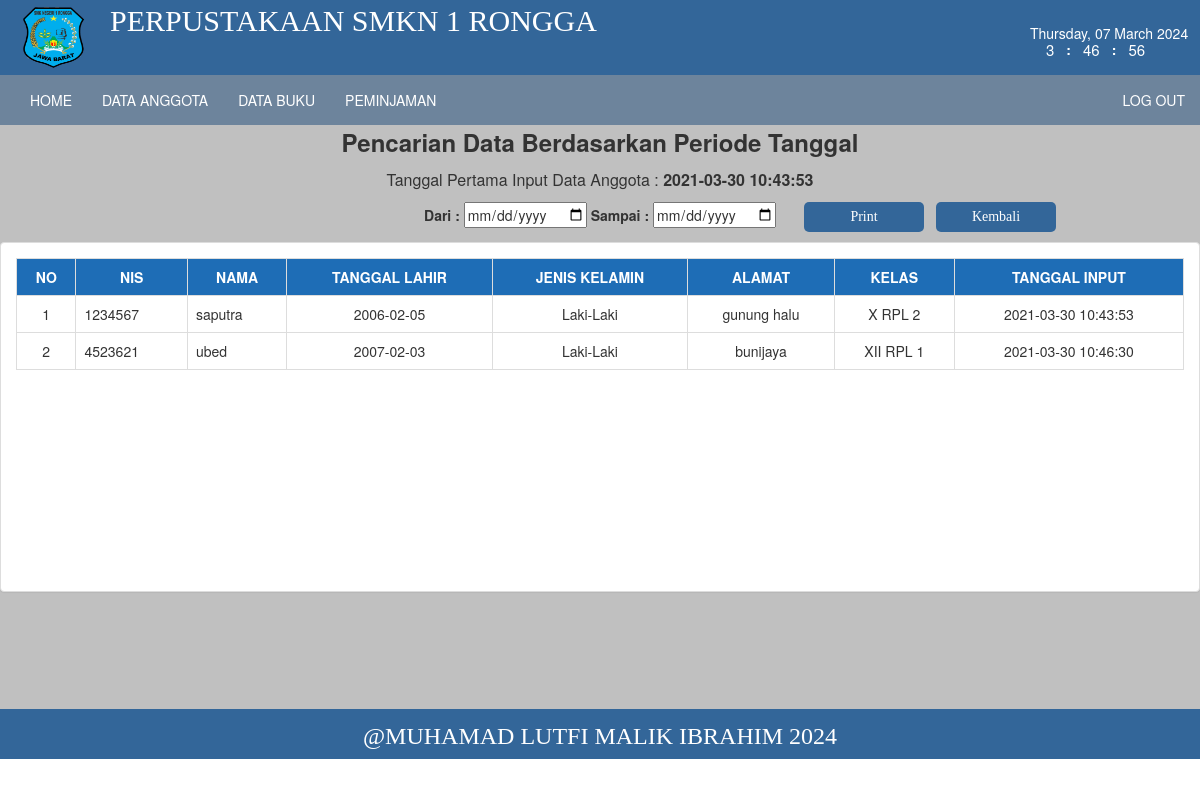
Screenshot of /perpus/index.php?page=rekapanggota (signed in) with the database file from the repository.
### tables this page shows
CREATE TABLE `anggota` (
  `id` int(11) NOT NULL,
  `nis` int(11) NOT NULL,
  `nama` varchar(255) NOT NULL,
  `tgl_lahir` date NOT NULL,
  `jk` enum('Laki-Laki','Perempuan') NOT NULL,
  `alamat` varchar(500) NOT NULL,
  `kelas` enum('X ATPH','XI ATPH','XII ATPH','X TBSM 1','X TBSM 2','XI TBSM 1','XI TBSM 2','XII TBSM 1','XII TBSM 2','X RPL 1','X RPL 2','X RPL 3','XI RPL 1','XI RPL 2','XI RPL 3','XII RPL 1','XII RPL 2','XII RPL 3','XII RPL 4') NOT NULL,
  `tglinput` timestamp NOT NULL DEFAULT current_timestamp() ON UPDATE current_timestamp()
);

### perpus/anggota/rekapanggota.php (the view, shortened to what this page needs)
<head>
<!DOCTYPE html>
<html lang="en">
    <link href="css/bootstrap.min.css" rel="stylesheet">
    <link href="css/bootstrap.min.css" rel="stylesheet">
<link rel="stylesheet" type="text/css" href="css/style.css">
<link rel="stylesheet" type="text/css" href="css/tampil.css">
<link rel="stylesheet" type="text/css" href="css/btn.css">
</head>
<body>
<?php
include "koneksi.php";
  $query= "select * from anggota";
  $tampil= $konek -> query($query);
  $a=$tampil -> fetch_array();
?>
<center>
<form action="index.php?page=printanggota" method="post" name="postform"><center>
  <p align="center"><font size="5"><b>Pencarian Data Berdasarkan Periode Tanggal</b></font></p>
  <p align="center"><font size="3">Tanggal Pertama Input Data Anggota : <b><?php echo "$a[tglinput]"; ?></b></font></p>
<strong> Dari :</strong>&nbsp;<input type="date" name="tanggal_awal" required="">
  <strong> Sampai :</strong>&nbsp;<input type="date" name="tanggal_akhir" required="">
    <input type="submit" name="pencarian" value="Print" class="btnrekap">
    <input type="button" value="Kembali" class="btnrekap" style="margin-left: 11%;" onclick="history.go(-1);">
</form>
</center>
<div class="panel panel-default" style="min-height: 350px;">
<div class="panel-body">
<table class="table table-bordered">
<tr>
<th><center>No</center></th>
<th><center>Nis</center></th>
<th><center>Nama</center></th>
<th><center>Tanggal Lahir</center></th>
<th><center>Jenis Kelamin</center></th>
<th><center>Alamat</center></th>
<th><center>Kelas</center></th>
<th><center>Tanggal Input</center></th>
</tr>
<?php
include "koneksi.php";
$tampil =$konek -> query ("select * from anggota");
while ($a= $tampil -> fetch_array()) {
@$no++;
echo"<tr>
    <td><center>$no</center></td>
    <td>$a[nis]</td>
    <td>$a[nama]</td>
    <td><center>$a[tgl_lahir]</center></td>
    <td><center>$a[jk]</center></td>
    <td><center>$a[alamat]</center></td>
    <td><center>$a[kelas]</center></td>
    <td><center>$a[tglinput]</center></td>
    ";
  }
?>
</table>
</div>
</div>
  </body>
</html>

### perpus/css/style.css (style rules this page uses)
body { background-color:white ; }

### perpus/css/btn.css (style rules this page uses)
.btnrekap { background: #336699; border-radius: 5px; padding: 5px; font-family: tahoma; text-decoration: none; width: 10%; color: #fff; position: absolute; left:67%; border: none; }

### perpus/css/tampil.css (style rules this page uses)
th { background: #1e6db6; color: #fff; text-transform: uppercase; }
.table { font-size: 1em; width: 100%; }

### rows the page displays
anggota: tglinput "2021-03-30 10:43:53", nis "1234567", nama "saputra", tgl_lahir "2006-02-05", jk "Laki-Laki", alamat "gunung halu", kelas "X RPL 2"
anggota: nis "4523621", nama "ubed", tgl_lahir "2007-02-03", jk "Laki-Laki", alamat "bunijaya", kelas "XII RPL 1", tglinput "2021-03-30 10:46:30"
